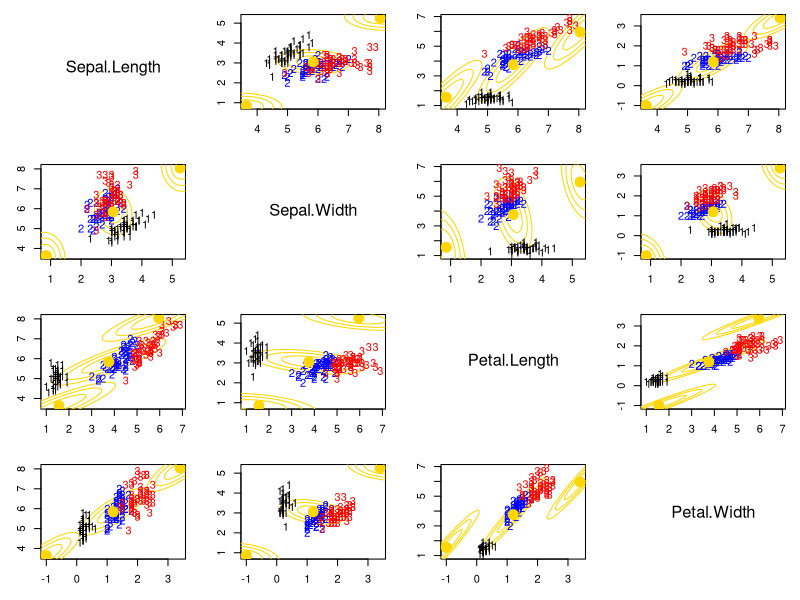

Write the R code that produced this figure. (Note: this script raises an error after producing the figure.)
## Illustrating that the EM might fail for numerical reasons if a component is “numerically empty”

### Loading data and setting up global variables
rm(list=ls())
library(mclust)
library(mvtnorm)
library(ellipse)

## Setup data
data(iris)
x       = as.matrix(iris[,-5])
n       = dim(x)[1]
p       = dim(x)[2]       # Number of features
KK      = 3
epsilon = 0.00000001

# Initialize the parameters of the algorithm
w   = rep(1,KK)/KK  #Assign equal weight to each component to start with
mu  = matrix(0, KK, p)  # Initialize in the true values
mu[1,] = apply(x, 2, mean)
mu[2,] = apply(x, 2, mean) + c(2.2, 2.2, 2.2, 2.2)
mu[3,] = apply(x, 2, mean) + c(-2.2, -2.2, -2.2, -2.2)
Sigma      = array(0, dim=c(KK,p,p))  #Initial variances are assumed to be the same
Sigma[1,,] = var(x)/3
Sigma[2,,] = var(x)/3
Sigma[3,,] = var(x)/3

# Plot the data along with the estimates of the components
colscale = c("black","blue","red")
par(mfrow=c(p,p))
for(k in 1:p){
  for(l in 1:p){
    if(k!=l){
      par(mar=c(3,3,1,1)+0.1)
      plot(x[,k], x[,l], type="n", xlab="", ylab="", xlim=c(min(c(x[,k], mu[,k])),max(c(x[,k], mu[,k]))), ylim=c(min(c(x[,l], mu[,l])),max(c(x[,l], mu[,l]))))
      for(r in 1:KK){
        lines(ellipse(x=Sigma[r,c(k,l),c(k,l)], centre=mu[r,c(k,l)], level=0.50), col="gold1", lty=1, lwd=1)
        lines(ellipse(x=Sigma[r,c(k,l),c(k,l)], centre=mu[r,c(k,l)], level=0.82), col="gold1", lty=1, lwd=1)
        lines(ellipse(x=Sigma[r,c(k,l),c(k,l)], centre=mu[r,c(k,l)], level=0.95), col="gold1", lty=1, lwd=1)
      }
      text(x[,k], x[,l], labels=as.numeric(iris[,5]), col=colscale[iris[,5]])
      points(mu[,k], mu[,l], pch=19, col="gold1", cex=2)
    }else{
      plot(seq(0,5), seq(0,5), type="n", xlab="", ylab="", axes=FALSE)
      text(2.5,2.5,colnames(x)[k], cex=1.5)
    }
  }
}

## Run the EM algorithm.  It will fail in the first iteration
sw     = FALSE
QQ     = -Inf
QQ.out = NULL
s      = 0

while(!sw){
  ## E step
  v = array(0, dim=c(n,KK))
  for(k in 1:KK){  #Compute the log of the weights
    v[,k] = log(w[k]) + dmvnorm(x, mu[k,], Sigma[k,,], log=TRUE) 
  }
  for(i in 1:n){
    v[i,] = exp(v[i,] - max(v[i,]))/sum(exp(v[i,] - max(v[i,])))  #Go from logs to actual weights in a numerically stable manner
  }
  
  ## M step
  w = apply(v,2,mean)
  mu = matrix(0, nrow=KK, ncol=p)
  for(k in 1:KK){
    for(i in 1:n){
      mu[k,]    = mu[k,] + v[i,k]*x[i,]
    }
    mu[k,] = mu[k,]/sum(v[,k])
  }
  Sigma = array(0,dim=c(KK, p, p))
  for(k in 1:KK){
    for(i in 1:n){
      Sigma[k,,] = Sigma[k,,] + v[i,k]*(x[i,] - mu[k,])%*%t(x[i,] - mu[k,])
    }
    Sigma[k,,] = Sigma[k,,]/sum(v[,k])
  }
  
  ##Check convergence
  QQn = 0
  for(i in 1:n){
    for(k in 1:KK){
      QQn = QQn + v[i,k]*(log(w[k]) + dmvnorm(x[i,],mu[k,],Sigma[k,,],log=TRUE))
    }
  }
  if(abs(QQn-QQ)/abs(QQn)<epsilon){
    sw=TRUE
  }
  QQ = QQn
  QQ.out = c(QQ.out, QQ)
  s = s + 1
}

QQn
